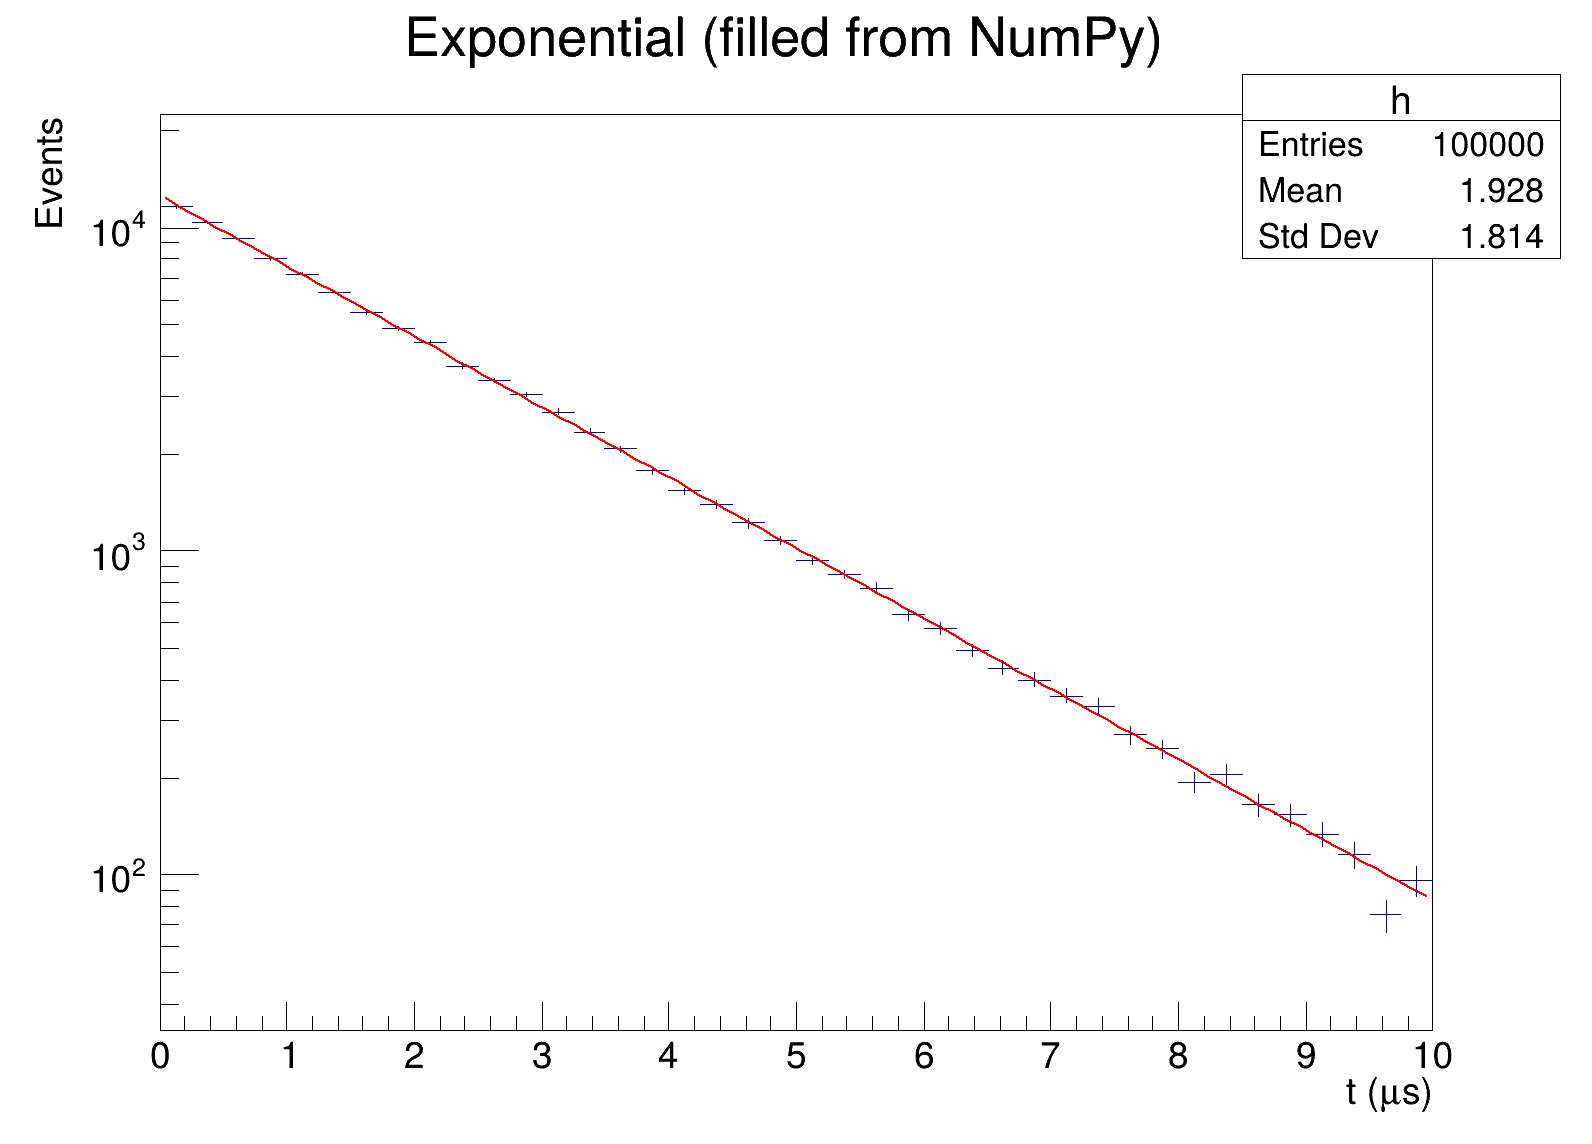

Write Python code to recreate this figure.
# pyroot_numpy.py -- moving numbers between NumPy and ROOT
# Run with:   python pyroot_numpy.py
import ROOT
import numpy as np

rng = np.random.default_rng(1)

# NumPy array -> ROOT histogram (Fill accepts a whole array)
x = rng.exponential(2.0, size=100000)
h = ROOT.TH1D("h", "Exponential (filled from NumPy);t (#mus);Events", 40, 0, 10)
h.Fill(x)
print("Entries:", h.GetEntries())

# ROOT histogram -> NumPy array of bin contents
counts = h.values()
print("First five bins:", counts[:5])
print("Type:", type(counts))

# Fit with an exponential: expo = exp([0] + [1]*t), so lifetime = -1/[1]
c = ROOT.TCanvas("c", "NumPy", 800, 600)
c.SetLogy()
h.Fit("expo", "Q")          # Q = quiet
h.Draw("E")
c.SaveAs("pyroot_numpy.png")
slope = h.GetFunction("expo").GetParameter(1)
print(f"Fitted lifetime = {-1/slope:.3f}  (generated 2.0)")
